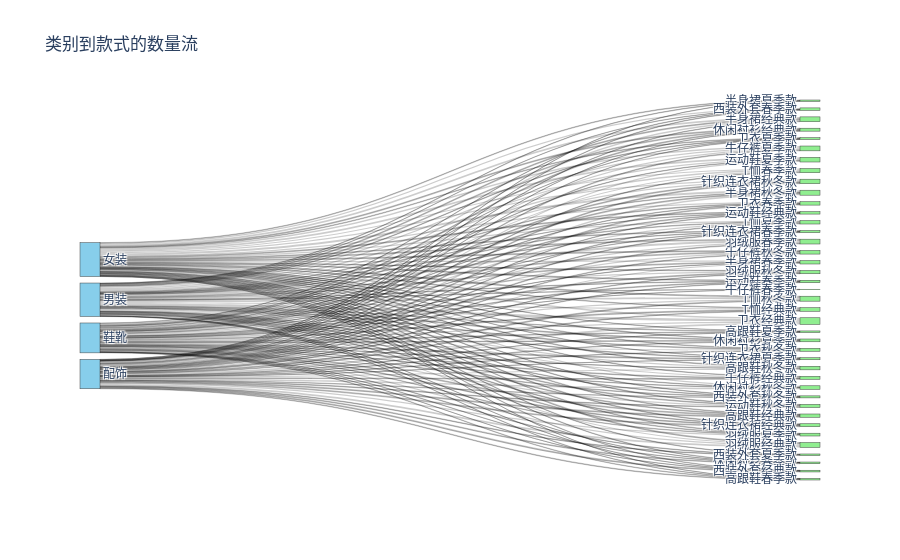

Notebook cell for this chart:
### Code cell
import plotly.graph_objects as go

# 统计每个 category-name 的数量
category_counts = sku_data_base.groupby(['category','name']).size().reset_index(name='count')

# 节点标签
categories = list(category_counts['category'].unique())
names = list(category_counts['name'].unique())
labels = categories + names

source_indices = category_counts['category'].apply(lambda x: categories.index(x))
target_indices = category_counts['name'].apply(lambda x: names.index(x) + len(categories))  # name 索引要加类别长度

values = category_counts['count']

fig = go.Figure(go.Sankey(
    node=dict(
        label=labels,
        pad=15,
        thickness=20,
        color=["skyblue"]*len(categories) + ["lightgreen"]*len(names)
    ),
    link=dict(
        source=source_indices,
        target=target_indices,
        value=values
    )
))

fig.update_layout(title_text="类别到款式的数量流", font_size=12)
fig.show()

### Figure 1 — Plotly figure (JSON) as saved in the notebook; plotly's stock layout.template omitted (floating-point values rounded to 4 significant figures; data arrays with more than 128 entries replaced by an {"elided": "..."} marker saying what was removed)
{"data": [{"link": {"source": {"elided": "156 int values"}, "target": {"elided": "156 int values"}, "value": {"elided": "156 int values"}}, "node": {"color": ["skyblue", "skyblue", "skyblue", "skyblue", "lightgreen", "lightgreen", "lightgreen", "lightgreen", "lightgreen", "lightgreen", "lightgreen", "lightgreen", "lightgreen", "lightgreen", "lightgreen", "lightgreen", "lightgreen", "lightgreen", "lightgreen", "lightgreen", "lightgreen", "lightgreen", "lightgreen", "lightgreen", "lightgreen", "lightgreen", "lightgreen", "lightgreen", "lightgreen", "lightgreen", "lightgreen", "lightgreen", "lightgreen", "lightgreen", "lightgreen", "lightgreen", "lightgreen", "lightgreen", "lightgreen", "lightgreen", "lightgreen", "lightgreen", "lightgreen", "lightgreen"], "label": ["女装", "男装", "配饰", "鞋靴", "T恤夏季款", "T恤春季款", "T恤秋冬款", "T恤经典款", "休闲衬衫夏季款", "休闲衬衫春季款", "休闲衬衫秋冬款", "休闲衬衫经典款", "半身裙夏季款", "半身裙春季款", "半身裙秋冬款", "半身裙经典款", "卫衣夏季款", "卫衣春季款", "卫衣秋冬款", "卫衣经典款", "牛仔裤夏季款", "牛仔裤秋冬款", "牛仔裤经典款", "羽绒服夏季款", "羽绒服春季款", "羽绒服秋冬款", "羽绒服经典款", "西装外套夏季款", "西装外套春季款", "西装外套秋冬款", "西装外套经典款", "运动鞋夏季款", "运动鞋春季款", "运动鞋秋冬款", "运动鞋经典款", "针织连衣裙夏季款", "针织连衣裙春季款", "针织连衣裙秋冬款", "针织连衣裙经典款", "高跟鞋夏季款", "高跟鞋春季款", "高跟鞋秋冬款", "高跟鞋经典款", "牛仔裤春季款"], "pad": 15, "thickness": 20}, "type": "sankey"}], "layout": {"font": {"size": 12}, "title": {"text": "类别到款式的数量流"}}}
